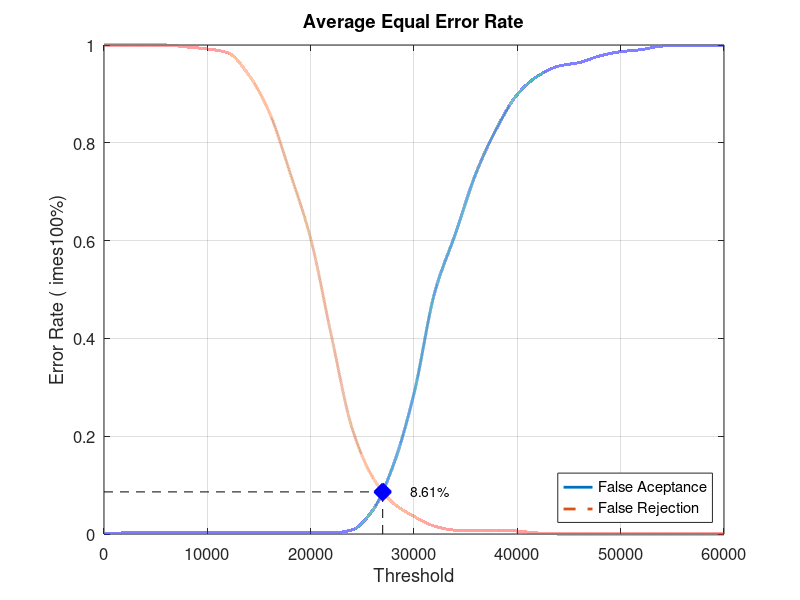
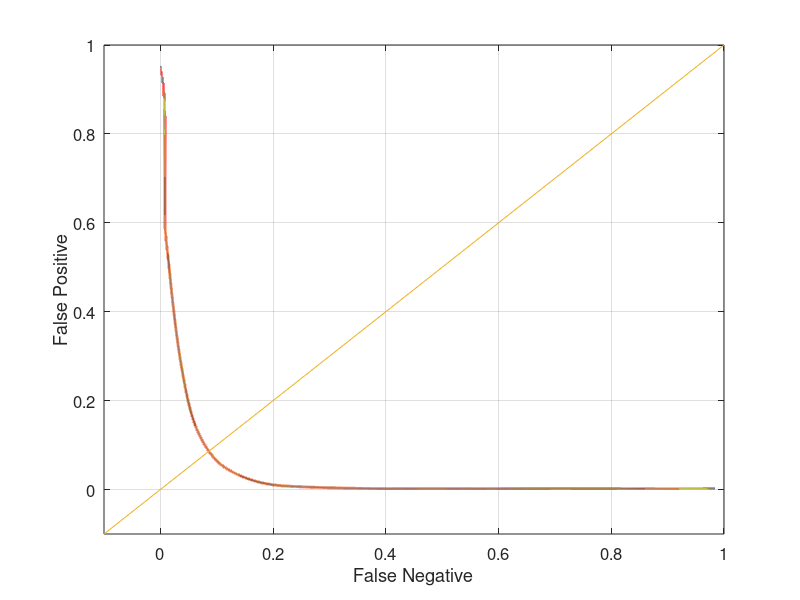

MATLAB code for these plots, in order:
close all;
clear;
clc;
x = 0:2000:60000;
xq = 0:0.5:60000;

y0 = [0 0.00210526 0.00210526 0.00210526 0.00210526 0.00210526 0.00210526 0.00210526 0.00210526 0.00210526 0.00210526 0.00210526 0.00842105 0.0484211 0.141053 0.287368 0.493684 0.613684 0.737895 0.829474 0.898947 0.936842 0.956842 0.964211 0.977895 0.986316 0.990526 0.997895 0.998947 0.998947 1]
yy0 = interp1(x, y0, xq, 'pchip');
y1 = [1 1 1 1 0.996 0.992 0.984 0.939 0.862 0.739 0.604 0.406 0.217 0.116 0.063 0.036 0.016 0.008 0.008 0.008 0.006 0.002 0 0 0 0 0 0 0 0 0]
yy1 = interp1(x, y1, xq, 'pchip');

% Calculating EER: 
y2 = abs(y0 - y1);
find(y2 == min(y2))
yy2 = abs(yy0 - yy1);
xEER = find(yy2 == min(yy2));
xEERIndex = xq(xEER) % X-axis EER
yEER = yy0(xEER) % Y-axis EER

main = figure
plot(xq, yy0,'-','LineWidth', 2);	hold on
plot(xq, yy1,'--','LineWidth', 2);	hold on
plot([xEERIndex xEERIndex], [0 yEER], 'k--');	hold on
plot([0 xEERIndex], [yEER yEER], 'k--');	hold on
plot(xEERIndex, yEER, 'bx', 'LineWidth', 10);	hold on
text(xEERIndex + 10 * xEERIndex / 100, yEER, [num2str(round((10000 * yEER)) / 100) '%'])
legend('False Aceptance', 'False Rejection', 'Location', 'SouthEast')
xlabel('Threshold')
ylabel('Error Rate (	imes100%)')
title('Average Equal Error Rate')
set(gca, 'FontSize', 12)
axis([0 60000 0 1])
grid on

print(main, 'Database1AverageMain', '-dpng');
FNRxFPR = figure('Color', [1 1 1]);
plot(yy1, yy0, '-', yy1, yy0, 'LineWidth', 2);
hold on
y = -0.1:0.1:1
plot(y, y); 
set(gca, 'FontSize', 12)
xlabel('False Negative')
ylabel('False Positive')
axis([-0.1 1 -0.1 1])
set(gca, 'FontSize', 12)
grid on

print(FNRxFPR, 'Database1AverageFNRxFPR','-dpng');
